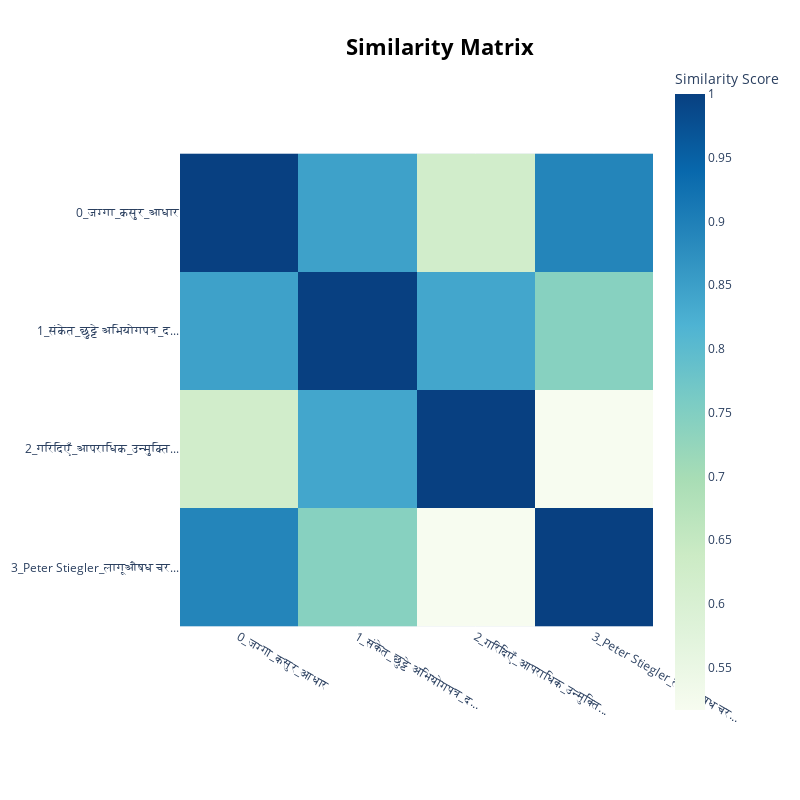

Notebook code for this chart:
### Code cell
fig = topic_model.visualize_heatmap()
fig.show()

### Figure 1 — Plotly figure (JSON) as saved in the notebook; plotly's stock layout.template omitted (floating-point values rounded to 4 significant figures)
{"data": [{"coloraxis": "coloraxis", "hovertemplate": "x: %{x}<br>y: %{y}<br>Similarity Score: %{z}<extra></extra>", "name": "0", "type": "heatmap", "x": ["0_जग्गा_कसुर_आधार", "1_संकेत_छुट्टे अभियोगपत्र_द...", "2_गरिदिएँ_आपराधिक_उन्मुक्ति...", "3_Peter Stiegler_लागूऔषध चर..."], "xaxis": "x", "y": ["0_जग्गा_कसुर_आधार", "1_संकेत_छुट्टे अभियोगपत्र_द...", "2_गरिदिएँ_आपराधिक_उन्मुक्ति...", "3_Peter Stiegler_लागूऔषध चर..."], "yaxis": "y", "z": [[1.0, 0.8463, 0.6215, 0.891], [0.8463, 1.0, 0.8386, 0.7423], [0.6215, 0.8386, 1.0, 0.5167], [0.891, 0.7423, 0.5167, 1.0]]}], "layout": {"coloraxis": {"colorbar": {"title": {"text": "Similarity Score"}}, "colorscale": [[0, "rgb(247,252,240)"], [0.125, "rgb(224,243,219)"], [0.25, "rgb(204,235,197)"], [0.375, "rgb(168,221,181)"], [0.5, "rgb(123,204,196)"], [0.625, "rgb(78,179,211)"], [0.75, "rgb(43,140,190)"], [0.875, "rgb(8,104,172)"], [1, "rgb(8,64,129)"]]}, "height": 800, "hoverlabel": {"bgcolor": "white", "font": {"family": "Rockwell", "size": 16}}, "legend": {"title": {"text": "Trend"}}, "margin": {"t": 60}, "showlegend": true, "title": {"font": {"color": "Black", "size": 22}, "text": "<b>Similarity Matrix</b>", "x": 0.55, "xanchor": "center", "y": 0.95, "yanchor": "top"}, "width": 800, "xaxis": {"anchor": "y", "constrain": "domain", "domain": [0, 1], "scaleanchor": "y"}, "yaxis": {"anchor": "x", "autorange": "reversed", "constrain": "domain", "domain": [0, 1]}}}
